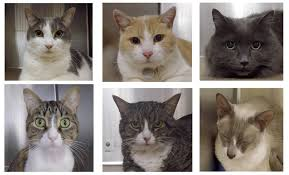
#> input picture cat.jpeg, 289 x 175 px
$ python rostros.py
#> lines starting #> are read from the running program, lines starting #| are printed output that depends on the picture; after the words box and inside, x2 and y2 are one past the last pixel; in counts of white or black regions, pixels touching at a corner belong together
import cv2
import numpy as np

#Cargamos el clasificador con extensión xml con ayuda de cv2.CascadeClassifier, dentro
#entre comillas especificamos el nombre y extensión del archivo
#faceClassif=cv2.CascadeClassifier(cv2.data.haarcascades + "haarcascade_frontalface_default.xml")#rostro
faceClassif=cv2.CascadeClassifier(cv2.data.haarcascades + "haarcascade_eye.xml")#ojos
#i=cv2.imread('rostro.jpeg')#carga laimagen
i=cv2.imread('cat.jpeg')#carga laimagen
#> i is the input picture: shape (175, 289, 3); mean B, G, R 127.4, 133.3, 141.1

faceClassif=cv2.CascadeClassifier(cv2.data.haarcascades + "haarcascade_frontalcatface.xml")#ojos

gray = cv2.cvtColor(i, cv2.COLOR_BGR2GRAY)#la transformamos a escala de grises
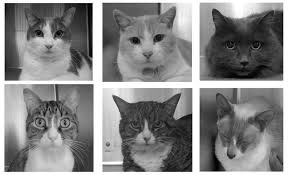
#> gray: shape (175, 289); min 0, max 255, mean 135

#es necesario aplicarlo en la imagen, para ello utilizaremos
#detectMultiScale que debe
#estar seguido de la variable con la cual se asignó la carga del clasificador
faces = faceClassif.detectMultiScale(gray,
  scaleFactor=1.1,
  minNeighbors=5,
  minSize=(30,30),
  maxSize=(200,200))
#> faces = [[24, 12, 50, 50], [124, 108, 46, 46], [24, 103, 56, 56], [119, 18, 55, 55], [216, 24, 55, 55]]

for (x,y,w,h) in faces: # si s detecta el rostro se dan medidas
  cv2.rectangle(i,(x,y),(x+w,y+h),(0,255,0),2)# dibuja unrectangulo en el rostro que se va a detectar
#> this loop made 5 passes
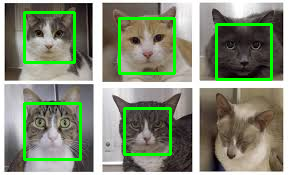
#> i: shape (175, 289, 3); 6.18% of pixels changed, all inside (x1, y1, x2, y2) = (23, 11, 273, 161)


cv2.imshow('rostro',i)#vizualiza laimagen
cv2.waitKey(0)

$ run again, with rostro.jpeg copied over cat.jpeg
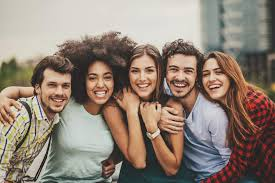
#> input picture rostro.jpeg, 275 x 183 px
#> i is the input picture: shape (183, 275, 3); mean B, G, R 118.2, 130.2, 144.7
#> `gray = cv2.cvtColor(i, cv2.COLOR_BGR2GRAY)#la transformamos a escala d..`:
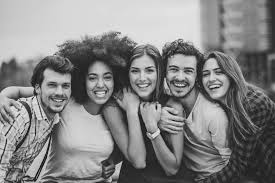
#> gray: shape (183, 275); min 2, max 242, mean 133.2
#> faces = ()

$ run again, with ojo.jpeg copied over cat.jpeg
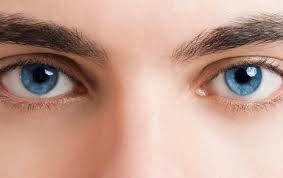
#> input picture ojo.jpeg, 283 x 178 px
#> i is the input picture: shape (178, 283, 3); mean B, G, R 142.6, 157.5, 193.7
#> `gray = cv2.cvtColor(i, cv2.COLOR_BGR2GRAY)#la transformamos a escala d..`:
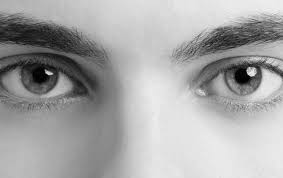
#> gray: shape (178, 283); min 1, max 243, mean 166.6
#> faces = ()
